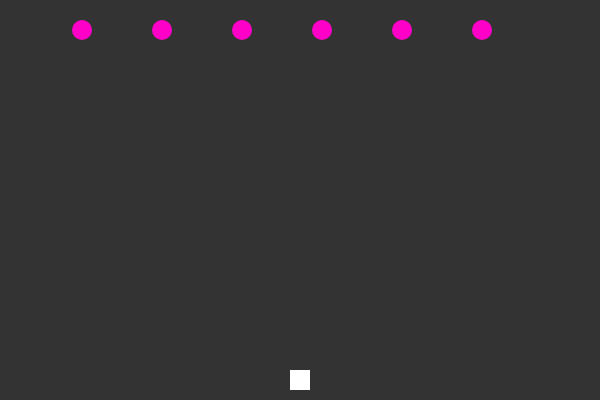
Frame 1 (no input)
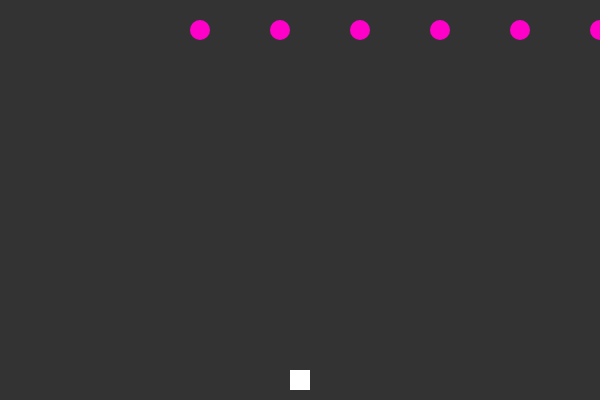
Frame 60 (no input)
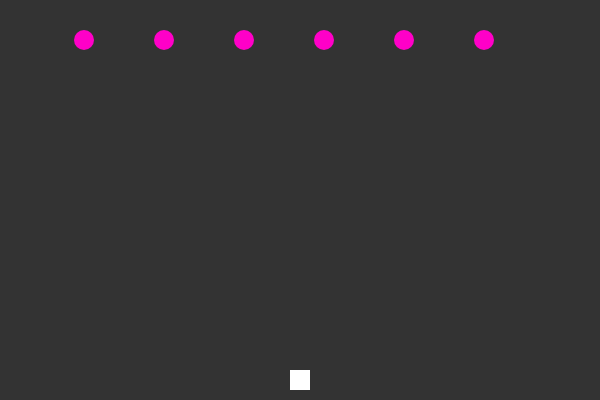
Frame 120 (the mouse pressed at the canvas centre since frame 60)

The p5.js sketch that drew these frames (run headless with seeded random() and noise() and a simulated clock; from frame 60 on, the mouse is pressed at the canvas centre):

// p5.js sketch
// ── sketch.js

var ship;
var flowers = [];
var drops = [];

function setup() {
  //frameRate(5);
  createCanvas(600,400);
  ship = new Ship();
  for(var i = 0; i<6; i++){
    flowers[i] = new Flower( i*80 + 80, 30);
  }
}

function draw() {
  background(51);
  ship.move();
  ship.show();
  for(var d = drops.length -1; d>=0; d--){
      if(!drops[d].canMove()){
         drops.splice(d, 1);
         break;
      }
      var hit = false;
      for(var f = flowers.length -1; f>=0; f--){
        if(drops[d].hits(flowers[f])){
          flowers.splice(f,1);
          drops.splice(d,1);
          hit = true;
          break;
        }
      }
      if(hit)
        break;
      
      drops[d].move();
      drops[d].show();
  }
  var edge = false;
  for(var i = 0; i< flowers.length; i++){
    flowers[i].move();
    flowers[i].show();
    if(flowers[i].x > width || flowers[i].x < 0){
      edge = true;
    }
  }
  if(edge){
    for(var i = 0; i<flowers.length;i++){
      flowers[i].shiftDown();
    }
  }
}

function keyReleased(){
  if(keyCode == LEFT_ARROW || keyCode == RIGHT_ARROW){
    ship.setDir(0);
  }
}

function keyPressed(){
  if(keyCode == LEFT_ARROW){
    ship.setDir(-1);
  }
  else
  if(keyCode == RIGHT_ARROW){
    ship.setDir(1);
  }
  else
  if(keyCode == 32){//SPACE BAR
    var d = new Drop(ship.x,ship.y);
    drops.push(d);
  }
}




// ── drop.js
function Drop(x ,y){
  this.x = x;
  this.y = y;
  this.r = 5
  

  this.show = function(){
    noStroke();
    fill(100,100,255);
    ellipseMode(CENTER);
    ellipse(this.x, this.y, this.r*2, this.r*2);
  }

  this.move = function(){
    this.y -= 5;
  }

  this.hits = function(flower){
    if(dist(this.x, this.y, flower.x, flower.y) < (flower.r + this.r))
      return true;

    return false;
  }

  this.canMove = function(){
    if(this.y >= 0)
      return true;

    return false;
  }

}
// ── flower.js
function Flower(x ,y){
  this.x = x;
  this.y = y;
  this.r = 10;

  this.xdir = 1;
  

  this.show = function(){
    fill(255,0,200);
    noStroke();
    ellipseMode(CENTER);
    ellipse(this.x, this.y, this.r *2, this.r*2);
  }

  this.move = function(){
    this.x += this.xdir * 2;
  }

  this.shiftDown = function(){
    this.xdir *= -1;
    this.y += this.r;
  }

}
// ── ship.js
function Ship(){
  this.x = width / 2;
  this.y = height - 20;

  this.xdir = 0;
  
  this.update = function(){

  }

  this.show = function(){
    fill(255,255,255);
    noStroke();
    rectMode(CENTER);
    rect(this.x, this.y, 20, 20);
  }

  this.setDir = function(dir){
    this.xdir = dir;
  }

  this.move = function(){
    this.x += this.xdir;
  }

}
